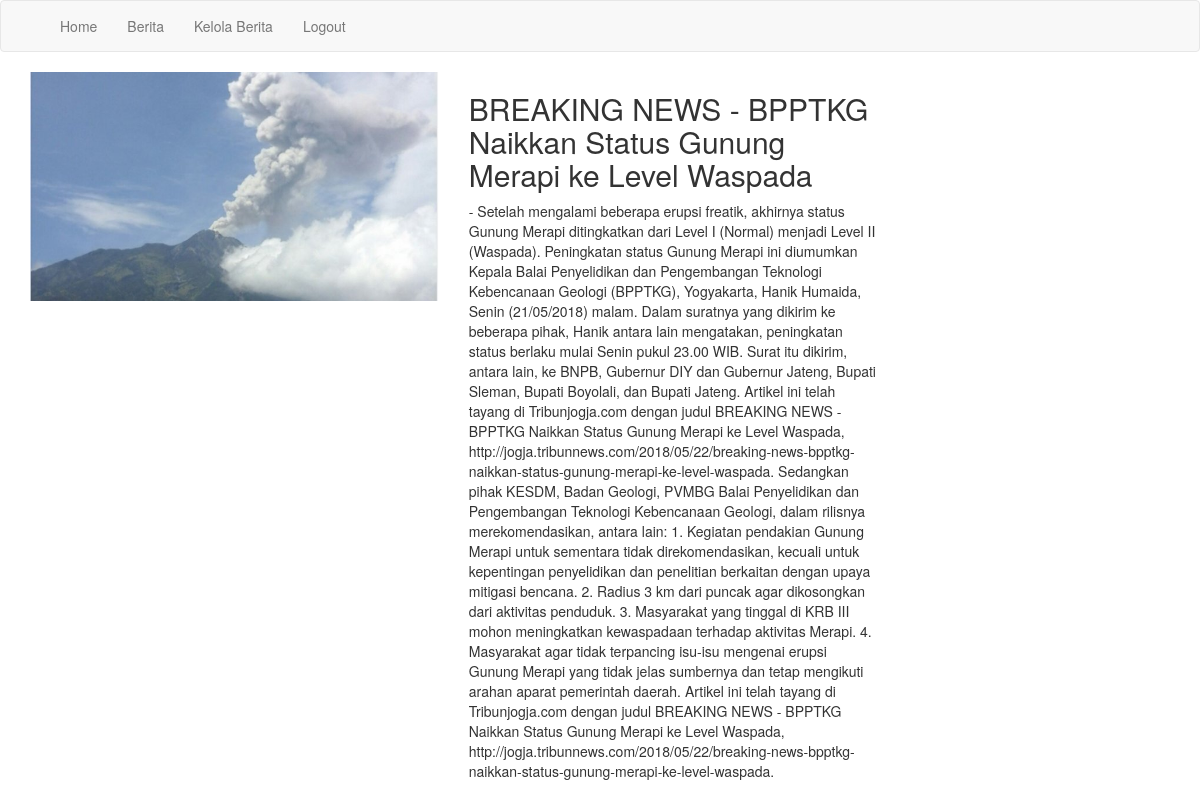
The app's page /detail.php?id=4 with its own data.
### tables this page shows
CREATE TABLE `berita` (
  `id_berita` int(11) NOT NULL,
  `id_kategori` int(11) NOT NULL,
  `nama_berita` varchar(250) NOT NULL,
  `deskripsi_berita` text NOT NULL,
  `gambar_berita` varchar(250) NOT NULL
);

### class.php (called while the page is built, shortened)
<?php
$mysqli= new mysqli("localhost","root","","tugasprak");
class berita
{
	public $koneksi;
	function __construct($mysqli)
	{
		$this->koneksi=$mysqli;
	}
function ambilberita($id_berita)
{
	$ambil=$this->koneksi->query("SELECT * FROM berita WHERE id_berita='$id_berita'");
	$pecah=$ambil->fetch_assoc();
	return $pecah;
}
}
$berita = new berita($mysqli);
?>

### detail.php (the view, shortened to what this page needs)
<?php include'class.php'; ?>
<!DOCTYPE html>
<html>
<head>
	<link rel="stylesheet" href="css/bootstrap.css">
</head>
<body>
	<?php include 'navbar.php'; ?>
	<?php
		$idp=$_GET['id'];
		$databerita = $berita->ambilberita($idp);
	 ?>
	 <section class="content">
		<div class="container">
			<div class="row">
				<div class="col-md-9">
					<div class="row">
						<div class="col-md-6">
							<div class="product-image">
								<img src="foto_berita/<?php echo $databerita['gambar_berita']; ?>" alt="" class="img-responsive">
							</div>
						</div>
						<div class="col-md-6">
							<h2 class="product-title"><?php echo $databerita['nama_berita']; ?></h2>
							<p>
								<?php echo $databerita['deskripsi_berita']; ?>
							</p>
						</div>
					</div>
				</div>
			</div>
		</div>
	</section>
</body>
</html>

### navbar.php (shortened to what this page needs)
<nav class="navbar navbar-default" role="navigation">
		<div class="container">
			<div class="collapse navbar-collapse navbar-ex1-collapse">
				<ul class="nav navbar-nav">
					<li ><a href="index.php">Home</a></li>
					<li ><a href="berita.php">Berita</a></li>
					<li ><a href="kelola.php">Kelola Berita</a></li>
					<li><a href="logout.php">Logout</a></li>
				</ul>
			</div>
		</div>
	</nav>

### records on screen
berita: gambar_berita (picture), nama_berita "BREAKING NEWS - BPPTKG Naikkan Status Gunung Merapi ke Level Waspada", deskripsi_berita "- Setelah mengalami beberapa erupsi freatik, akhirnya status Gunung Merapi ditingkatkan dari Level I (Normal) menjadi Level II (Waspada). Peningkatan status Gunung Merapi ini diumumkan Kepala Balai Penyelidikan dan Pengembangan Teknologi Kebencanaan Geologi (BPPTKG), Yogyakarta, Hanik Humaida, Senin (21/05/2018) malam. Dalam suratnya yang dikirim ke beberapa pihak, Hanik antara lain mengatakan, peningkatan status berlaku mulai Senin pukul 23.00 WIB. Surat itu dikirim, antara lain, ke BNPB, Gubernur DIY dan Gubernur Jateng, Bupati Sleman, Bupati Boyolali, dan Bupati Jateng. Artikel ini telah tayang di Tribunjogja.com dengan judul BREAKING NEWS - BPPTKG Naikkan Status Gunung Merapi ke Level…"
